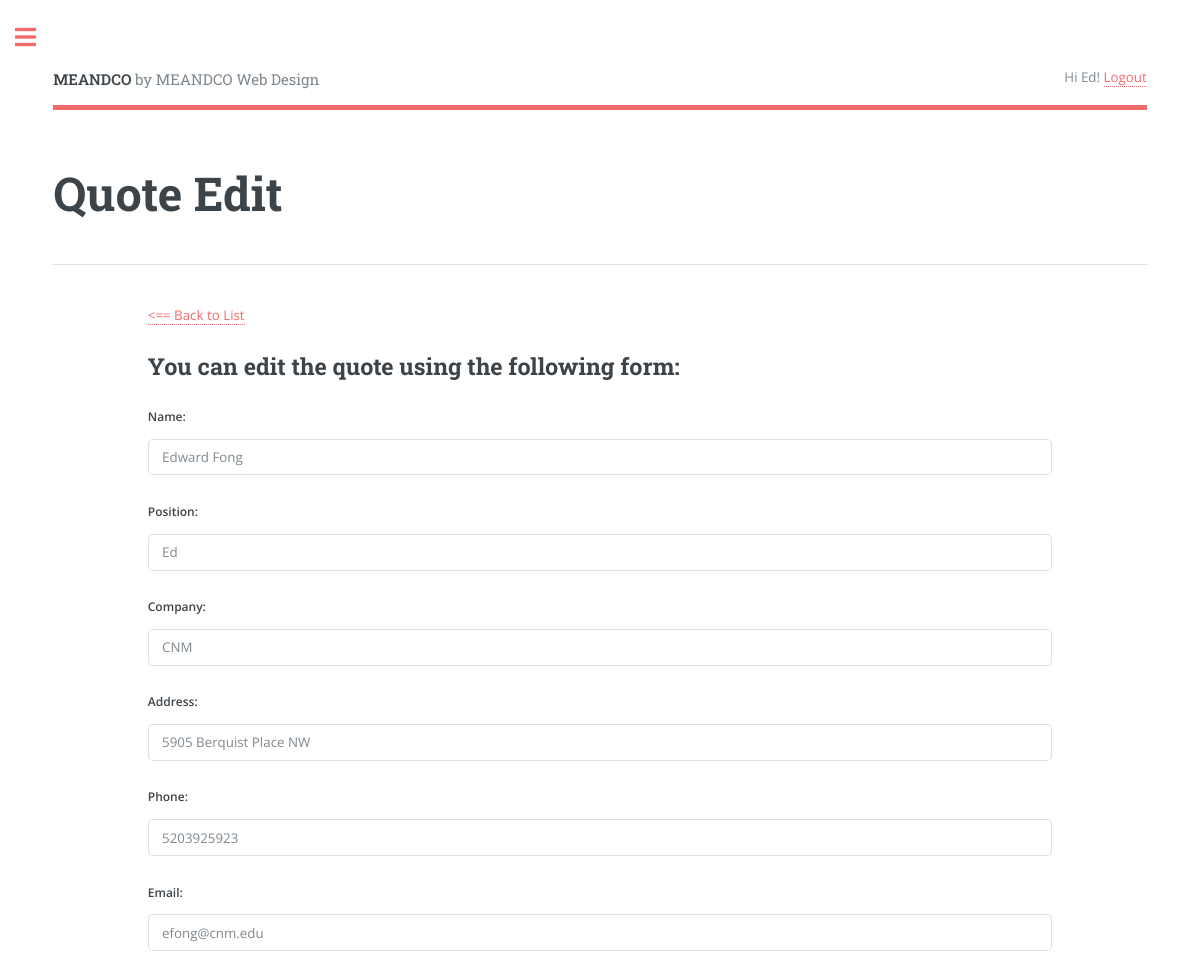
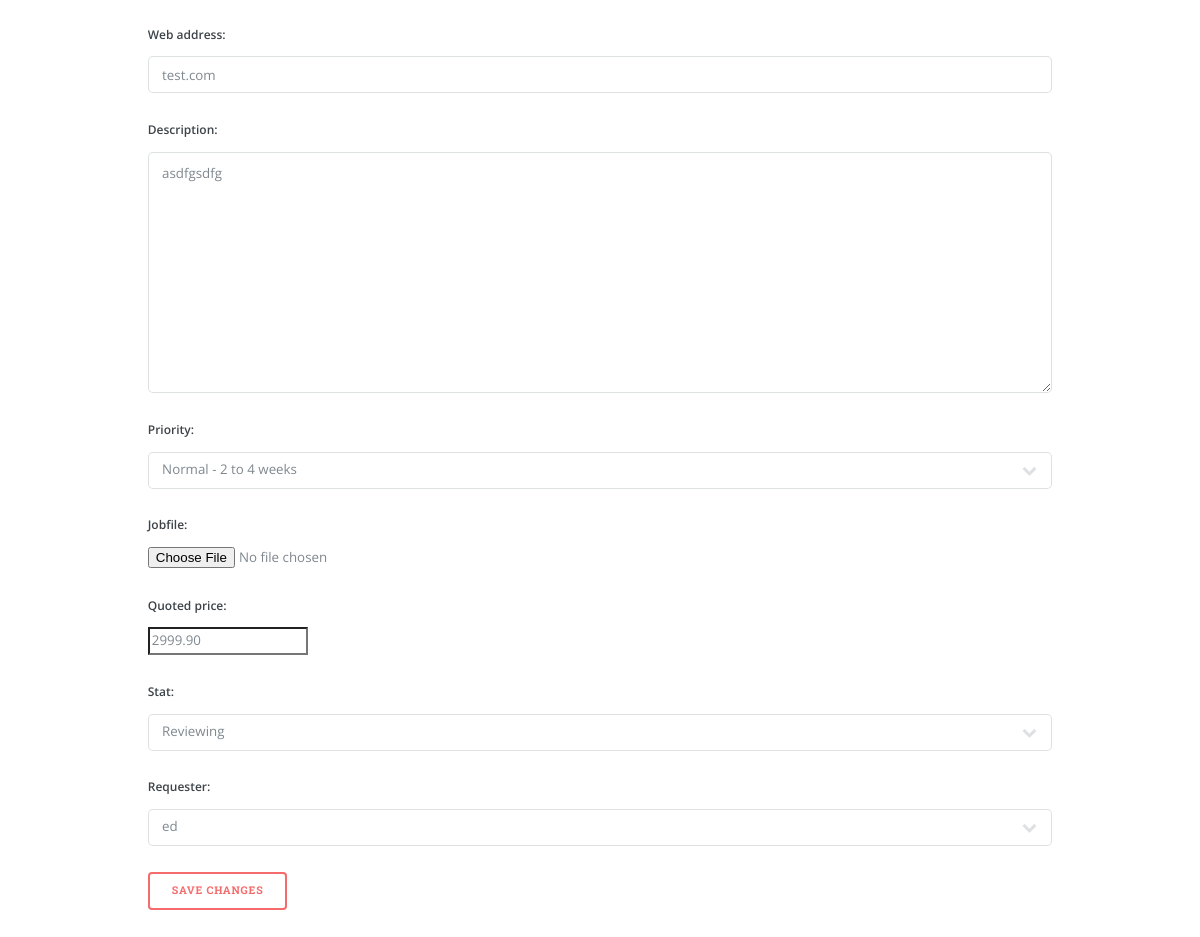
The app's page /quote/edit/1/ (signed in) with its own data (2 pictures, top to bottom).
### quote/models.py (models this page shows, shortened)
class Quote(models.Model):
    class Status(models.TextChoices):
        PENDING = 'Pending'
        REVIEWING = 'Reviewing'
        APPROVED = 'Approved'
    class Priority(models.TextChoices):
        URGENT  = 'UG', _('Urgent - 1 to week or less')
        NORMAL  = 'NM', _('Normal - 2 to 4 weeks')
        LOW     = 'LW', _('Low - Still Researching')
    name = models.CharField(max_length=250)
    requester = models.ForeignKey(User,
                                  on_delete=models.CASCADE, related_name='quotes')
    position = models.CharField(max_length=250, null=True,
                                blank=True)
    company = models.CharField(max_length=250, null=True,
                               blank=True)
    address = models.CharField(max_length=250, null=True,
                               blank=True)
    phone = models.CharField(max_length=30)
    email = models.EmailField(max_length=250)
    web_address = models.CharField(max_length=250, null=True,
                                   blank=True)
    description = models.TextField()
    created = models.DateTimeField(auto_now_add=True)
    updated = models.DateTimeField(auto_now=True)
    stat = models.CharField(max_length=20,
                              choices=Status.choices,
                              default=Status.PENDING)
    priority = models.CharField(max_length=2,
                                choices=Priority.choices,
                                default=Priority.NORMAL)
    quoted_price = models.DecimalField(max_digits=250,decimal_places=2,
                                    null=True, blank=True)
    jobfile = models.FileField(upload_to="jobfiles/", null=True, blank=True)
    class Meta:
        ordering = ['created']
        indexes = [
            models.Index(fields=['created'])
        ]

### quote/views.py (the view)
# urls.py: path('quote/edit/<int:quote_id>/', views.quote_edit, name='quote_edit'),
@login_required(login_url='login')
def quote_edit(request, quote_id):
    if request.user.is_superuser or is_in_testing_group:
        quote = Quote.objects.get(pk=quote_id)
        quote_edit_form = QuoteEditForm(instance=quote)
        if request.method == 'POST':
            quote_edit_form = QuoteEditForm(request.POST, request.FILES, instance=quote)
            if quote_edit_form.is_valid():
                quote_edit_form.save()
                return redirect('quotes_list')
        context = {'quote_edit_form':quote_edit_form}
        return render(request, 'quote/quote_edit_form.html', context)
    else:
        return redirect('home')

### quote/forms.py
class QuoteEditForm(forms.ModelForm):
    class Meta:
        model = Quote
        fields = [ 'name', 'position', 'company', 'address',
                  'phone', 'email', 'web_address', 'description',
                  'priority', 'jobfile', 'quoted_price', 'stat', 'requester']

### quote/templates/quote/quote_edit_form.html (shortened to what this page needs)
{% extends "base.html" %}
{% block header %}Quote Edit{% endblock %}
{% block content %}
<a href="{% url 'quotes_list' %}"><== Back to List</a><br /><br />
  <h2>You can edit the quote using the following form:</h2>
<form method="post" enctype="multipart/form-data">
    {{ quote_edit_form.as_p }}
    <p><input type="submit" value="Save Changes"></p>
  </form>
{% endblock %}

### quote/templates/base.html (shortened to what this page needs)
{% load static %}
<!DOCTYPE html>
<html lang="en">
<head>
    <link href="{% static 'assets/css/main.css' %}" rel="stylesheet">
    <link rel="stylesheet" href="{% static 'assets/css/fontawesome-all.min.css' %}" />
</head>
<body>
    <body class="is-preload">
        <div id="wrapper">
            <div id="main">
              <div class="inner">
                  <header id="header">
                    <a href="{% url 'home' %}" class="logo"><strong>MEANDCO</strong> by MEANDCO Web Design</a>
                    <ul class="icons">
                      {% if request.user.is_authenticated %}
                      Hi {{ request.user.first_name|default:request.user.username|title }}! <a href="{% url 'logout' %}">Logout</a>
                      {% else %}
                      Not logged in. <a href="{% url 'login' %}">Log-in</a>
                      {% endif %}
                    </ul>
                  </header>
                  <section>
                    <header class="main">
                      <h1>{% block header %}{% endblock header %}</h1>
                    </header>
                    <hr class="major" />
                      <div class="row gtr-200">
                        <div class="col-1 col-12-medium">
                        </div>
                          <div class="col-10 col-12-medium">
                          {% block content %}
                          {% endblock %}
                        </div>
                      </div>
                  </section>
              </div>
            </div>
        </div>
</body>
</html>

### records on screen
Quote: name "Edward Fong", position "Ed", company "CNM", address "5905 Berquist Place NW", phone "5203925923", email "efong@cnm.edu", web_address "test.com", description "asdfgsdfg", priority "Normal - 2 to 4 weeks", quoted_price "2999.90", stat "Reviewing", requester "ed"

### other values on screen
{{ request.user.first_name|default:request.user.username|title }} "Ed"
